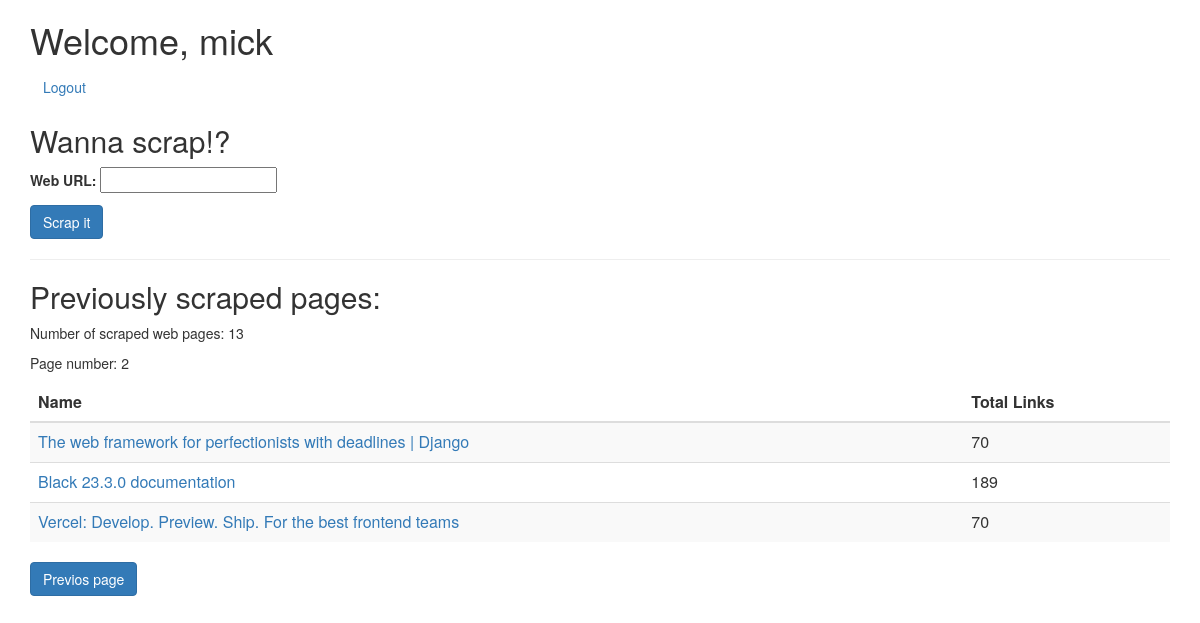
Page /accounts/dashboard/?page=2 (signed in) on the committed database.
### scraper/models.py (models this page shows, shortened)
class ScrapedPage(models.Model):
    STATUS_CHOICES = {
        "in_progress": "In Progress",
        "completed": "Completed",
    }
    user = models.ForeignKey(
        User, on_delete=models.CASCADE, related_name="scraped_pages"
    )
    url = models.URLField(unique=False)
    name = models.CharField(max_length=255, blank=True)
    created_at = models.DateTimeField(auto_now_add=True)
    status = models.CharField(
        max_length=20, choices=list(STATUS_CHOICES.items()), default="in_progress"
    )
    @property
    def link_count(self):
        return self.links.count()

### accounts/views.py (the view)
# urls.py: path("dashboard/", dashboard, name="dashboard"),
@login_required
def dashboard(request):
    user = request.user
    scraped_pages = user.scraped_pages.all()
    if request.method == "POST":
        form = ScrapeForm(request.POST)
        if form.is_valid():
            url = form.cleaned_data["url"]
            the_scraper(url, user.id)
            return redirect("dashboard")
    else:
        form = ScrapeForm()
    pages_paginator = Paginator(scraped_pages, 10)
    page_num = request.GET.get("page", 1)
    page = pages_paginator.get_page(page_num)
    context = {
        "user": user,
        "form": form,
        "scraped_pages": scraped_pages,
        "count": pages_paginator.count,
        "page": page,
    }
    return render(request, "dashboard.html", context)

### scraper/forms.py
class ScrapeForm(forms.Form):
    url = forms.URLField(label="Web URL")

### accounts/templates/dashboard.html (shortened to what this page needs)
<link rel="stylesheet" href="https://maxcdn.bootstrapcdn.com/bootstrap/3.3.7/css/bootstrap.min.css">
{% block content %}
<div class="container">
    <h1>Welcome, {{ user.username }}</h1>
    <a href="{% url 'logout' %}" class="btn btn-link">Logout</a>
    <h2>Wanna scrap!?</h2>
    <form method="post">
        {{ form.as_p }}
        <button type="submit" class="btn btn-primary">Scrap it</button>
    </form>
    <hr>
    <h2>Previously scraped pages:</h2>
    <p>Number of scraped web pages: {{ count }}</p>
    <p>Page number: {{ page.number }}</p>
    <table class="table table-striped">
        <thead>
            <tr>
                <th>Name</th>
                <th>Total Links</th>
            </tr>
        </thead>
        <tbody>
            {% for scraped_page in page.object_list %}
            <tr>
                <td><a href="{% url 'scraped_page_details' scraped_page.pk %}?page=1">{{ scraped_page.name|default:scraped_page.url }}</a></td>
                <td>
                    {% if scraped_page.status == 'completed' %}
                    {{ scraped_page.link_count }}
                    {% else %}
                    {{ scraped_page.get_status_display }}
                    {% endif %}
                </td>
            </tr>
            {% endfor %}
        </tbody>
    </table>
    <div>
        {% if page.has_previous %}
        <a href="{% url 'dashboard' %}?page={{ page.previous_page_number }}" class="btn btn-primary">Previos page</a>
        {% endif %}
    </div>
</div>
{% endblock %}

### rows in the picture
ScrapedPage: name "The web framework for perfectionists with deadlines | Django", link_count "70"
ScrapedPage: name "Black 23.3.0 documentation", link_count "189"
ScrapedPage: name "Vercel: Develop. Preview. Ship. For the best frontend teams", link_count "70"

### other values in the picture
{{ user.username }} "mick"
{{ count }} "13"
{{ page.number }} "2"
